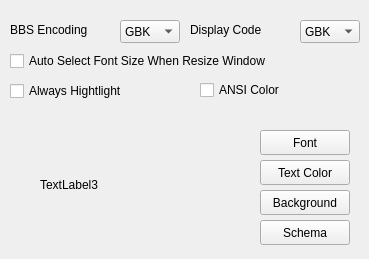
   <widget class="QWidget" name="tab1" >
    <attribute name="title" >
     <string>Display</string>
    </attribute>
    <widget class="QCheckBox" name="ansicolorCheckBox" >
     <property name="geometry" >
      <rect>
       <x>200</x>
       <y>80</y>
       <width>130</width>
       <height>20</height>
      </rect>
     </property>
     <property name="text" >
      <string>ANSI Color</string>
     </property>
    </widget>
    <widget class="QCheckBox" name="highlightCheckBox" >
     <property name="geometry" >
      <rect>
       <x>10</x>
       <y>80</y>
       <width>150</width>
       <height>22</height>
      </rect>
     </property>
     <property name="text" >
      <string>Always Hightlight</string>
     </property>
    </widget>
    <widget class="QCheckBox" name="autofontCheckBox" >
     <property name="geometry" >
      <rect>
       <x>10</x>
       <y>50</y>
       <width>340</width>
       <height>22</height>
      </rect>
     </property>
     <property name="text" >
      <string>Auto Select Font Size When Resize Window</string>
     </property>
    </widget>
    <widget class="QLabel" name="TextLabel6" >
     <property name="geometry" >
      <rect>
       <x>10</x>
       <y>20</y>
       <width>100</width>
       <height>20</height>
      </rect>
     </property>
     <property name="text" >
      <string>BBS Encoding</string>
     </property>
    </widget>
    <widget class="QComboBox" name="bbscodeComboBox" >
     <property name="geometry" >
      <rect>
       <x>120</x>
       <y>20</y>
       <width>60</width>
       <height>23</height>
      </rect>
     </property>
     <item>
      <property name="text" >
       <string>GBK</string>
      </property>
     </item>
     <item>
      <property name="text" >
       <string>BIG5</string>
      </property>
     </item>
    </widget>
    <widget class="QLabel" name="TextLabel7" >
     <property name="geometry" >
      <rect>
       <x>190</x>
       <y>20</y>
       <width>100</width>
       <height>20</height>
      </rect>
     </property>
     <property name="text" >
      <string>Display Code</string>
     </property>
    </widget>
    <widget class="QComboBox" name="displaycodeComboBox" >
     <property name="geometry" >
      <rect>
       <x>300</x>
       <y>20</y>
       <width>60</width>
       <height>23</height>
      </rect>
     </property>
     <item>
      <property name="text" >
       <string>GBK</string>
      </property>
     </item>
     <item>
      <property name="text" >
       <string>BIG5</string>
      </property>
     </item>
    </widget>
    <widget class="QPushButton" name="fontPushButton" >
     <property name="geometry" >
      <rect>
       <x>260</x>
       <y>130</y>
       <width>90</width>
       <height>25</height>
      </rect>
     </property>
     <property name="text" >
      <string>Font</string>
     </property>
    </widget>
    <widget class="QPushButton" name="fgcolorPushButton" >
     <property name="geometry" >
      <rect>
       <x>260</x>
       <y>160</y>
       <width>90</width>
       <height>25</height>
      </rect>
     </property>
     <property name="text" >
      <string>Text Color</string>
     </property>
    </widget>
    <widget class="QPushButton" name="bgcolorPushButton" >
     <property name="geometry" >
      <rect>
       <x>260</x>
       <y>190</y>
       <width>90</width>
       <height>25</height>
      </rect>
     </property>
     <property name="text" >
      <string>Background</string>
     </property>
    </widget>
    <widget class="QPushButton" name="schemaPushButton" >
     <property name="geometry" >
      <rect>
       <x>260</x>
       <y>220</y>
       <width>90</width>
       <height>25</height>
      </rect>
     </property>
     <property name="text" >
      <string>Schema</string>
     </property>
    </widget>
    <widget class="QLabel" name="displayTextLabel" >
     <property name="geometry" >
      <rect>
       <x>40</x>
       <y>120</y>
       <width>170</width>
       <height>130</height>
      </rect>
     </property>
     <property name="text" >
      <string>TextLabel3</string>
     </property>
    </widget>
   </widget>
